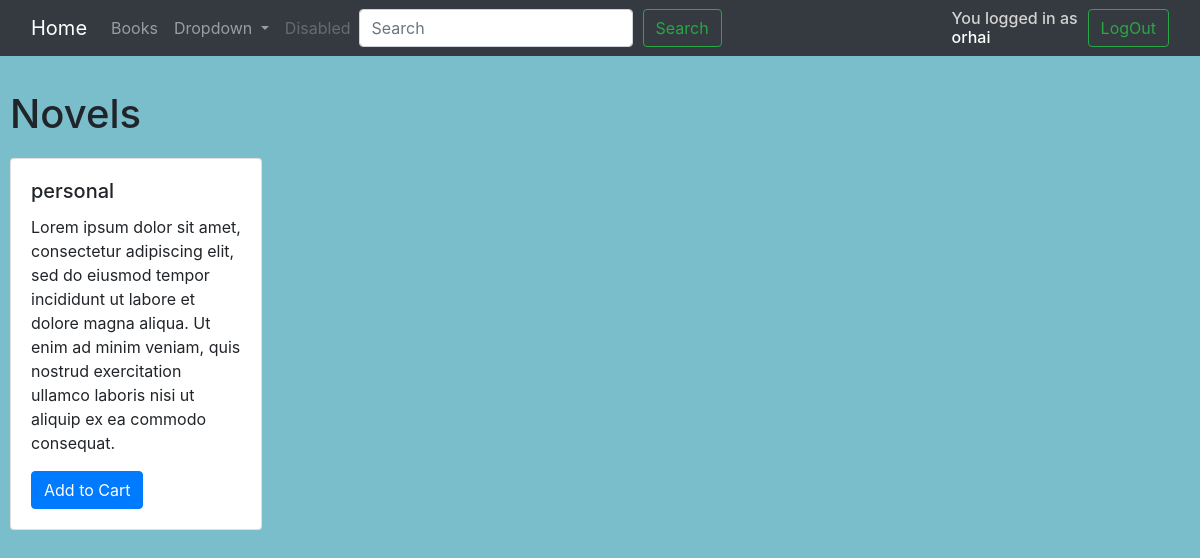
The app's page /novels/2/ (signed in) with its own data.
### login/models.py (models this page shows, shortened)
class Novel(models.Model):
    name = models.CharField(max_length=200, null=True)
    description = models.CharField(max_length=300, null=True)
    author = models.ForeignKey(Author, null=True, on_delete=models.SET_NULL)

### login/views.py (the view)
# urls.py: path('novels/<str:pk>/', views.novels, name='novels'),
def novels(request, pk):
    author = Author.objects.get(id=pk)
    if 'search' in request.GET:
        search = request.GET['search']
        multiple = Q(Q(name__icontains=search) | Q(description__icontains=search))
        novel = Novel.objects.filter(multiple)
    else:
        novel = Novel.objects.all()
    context = {'novel': novel, 'author': author}
    return render(request, 'books/novel.html', context)

### templates/books/novel.html (shortened to what this page needs)
{% extends 'style/main.html' %}
{% block content %}
    <br><h1 style="margin: 10px">Novels</h1>
    {% for n in novel %}
        {% if n.author.id == author.id %}
            <div class="card" style="float: left; margin: 10px">
                <div class="card-body" style="width: 250px">
                    <h5 class="card-title">{{ n.name}}</h5>
                    <p class="card-text">{{ n.description }}</p>
                    <a href="#" class="btn btn-primary">Add to Cart</a>
            </div>
        </div>
        {% endif %}
    {% endfor %}
{% endblock %}

### templates/style/navbar.html (shortened to what this page needs)
<head>
    <link rel="stylesheet" href="https://stackpath.bootstrapcdn.com/bootstrap/4.1.3/css/bootstrap.min.css">
</head>
<body>
    <nav class="navbar navbar-expand-lg navbar-dark bg-dark">
        <div class="container-fluid">
            <a class="navbar-brand" href="{% url 'home' %}">Home</a>
            <div class="collapse navbar-collapse" id="navbarSupportedContent">
                <ul class="navbar-nav me-auto mb-2 mb-lg-0">
                    <li class="nav-item">
                        <a class="nav-link" href="{% url 'authors'  %}">Books</a>
                    </li>
                    <li class="nav-item dropdown">
                        <a class="nav-link dropdown-toggle" href="#" role="button" data-bs-toggle="dropdown"
                            aria-expanded="false">
                            Dropdown
                        </a>
                    </li>
                    <li class="nav-item">
                        <a class="nav-link disabled">Disabled</a>
                    </li>
                </ul>
                <form class="d-flex" role="search">
                    <input class="form-control me-2" name="search" type="search" placeholder="Search" aria-label="Search">
                    <button class="btn btn-outline-success" type="submit">Search</button>
                </form>
            </div>
            <div class="nav-item">
                <center style="float: left">
                    <h6 style="color: lightgray; margin: 0px">You logged in as</h6>
                    <h6 style="margin: 0px; color: #ffffff; float: left">{{ user }}</h6>
                </center>
                <a style="float: end" class="btn btn-outline-success" href="{% url 'logout' %}">LogOut</a>
            </div>
        </div>
    </nav>
</body>

### templates/style/navbar.html (style rules this page uses)
.btn-outline-success { margin-left: 10px; }

### templates/style/main.html (style rules this page uses)
body, html { margin: 0; padding: 0; height: 100%; background: #7abecc !important; }

### records on screen
Novel: name "personal", description "Lorem ipsum dolor sit amet, consectetur adipiscing elit, sed do eiusmod tempor incididunt ut labore et dolore magna aliqua. Ut enim ad minim veniam, quis nostrud exercitation ullamco laboris nisi ut aliquip ex ea commodo consequat."

### other values on screen
{{ user }} "orhai"
